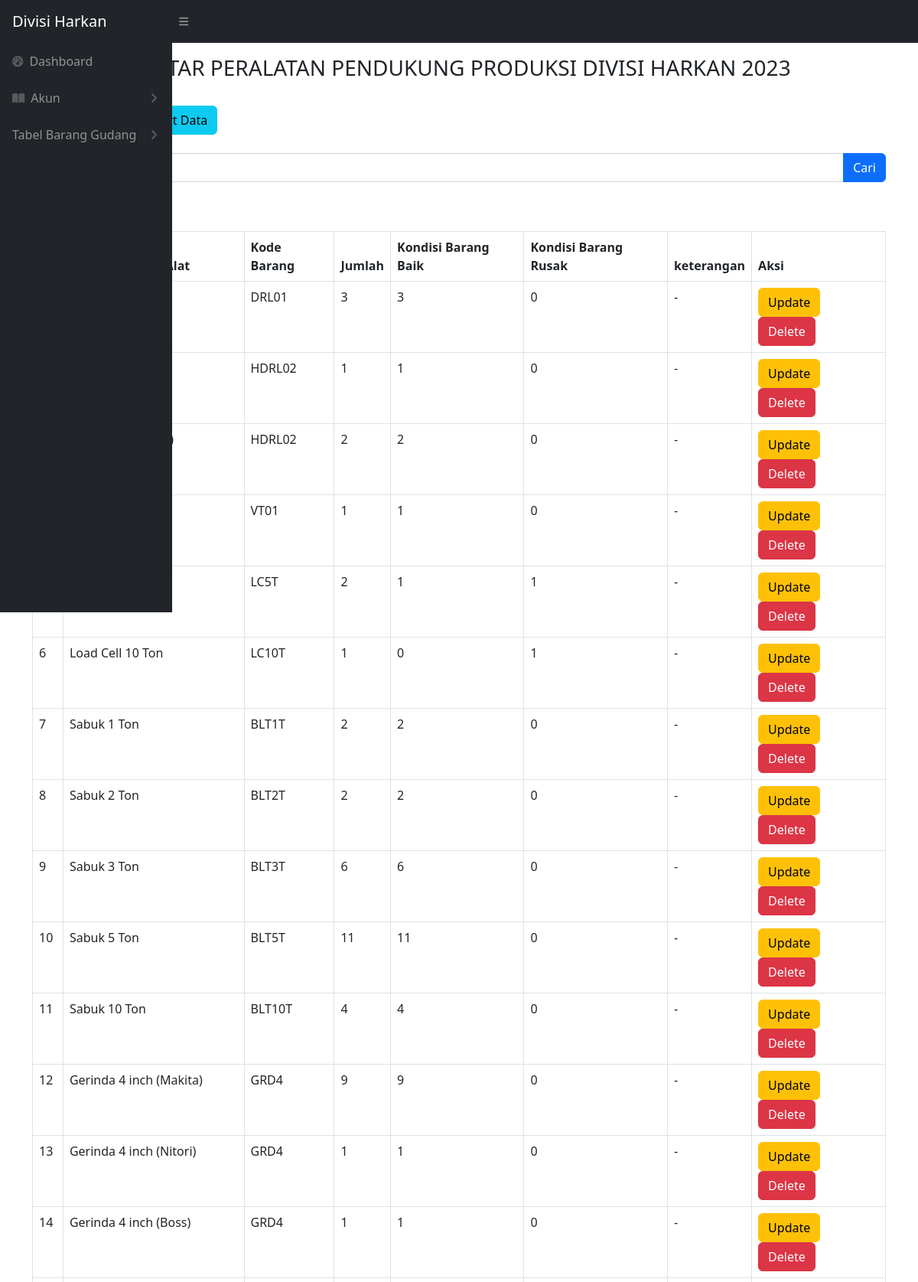
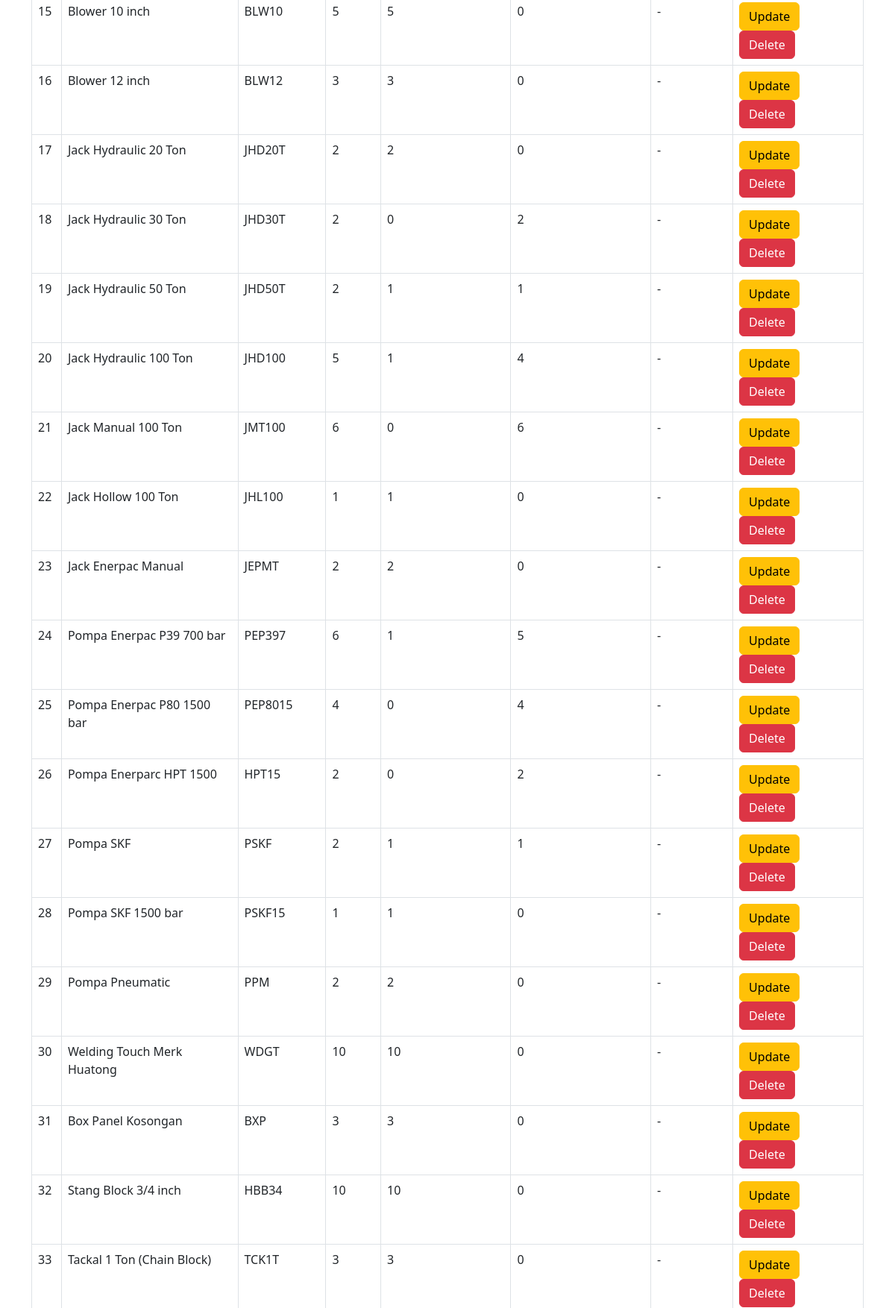
The page /alat_produksi.php (upper part) on the database its author committed (2 pictures, top to bottom).
### tables this page shows
CREATE TABLE `alat_produksi` (
  `idbarang` int(11) NOT NULL,
  `namabarang` varchar(512) NOT NULL,
  `kodebarang` varchar(100) NOT NULL,
  `jumlah` int(11) NOT NULL,
  `baik` int(11) NOT NULL,
  `rusak` int(11) NOT NULL,
  `keterangan` varchar(512) NOT NULL,
  `kategori_id` int(11) NOT NULL
);

### alat_produksi.php (the view, shortened to what this page needs)
<?php
require 'controller/koneksi.php';
$query = "SELECT * FROM alat_produksi";
?>
<!DOCTYPE html>
<html lang="en">
<head>
    <link href="css/styles.css" rel="stylesheet" />
</head>
<body class="sb-nav-fixed">
    <nav class="sb-topnav navbar navbar-expand navbar-dark bg-dark">
        <a class="navbar-brand ps-3" href="index.php">Divisi Harkan</a>
        <button class="btn btn-link btn-sm order-1 order-lg-0 me-4 me-lg-0" id="sidebarToggle" href="#!"><i class="fas fa-bars"></i></button>
    </nav>
    <div id="layoutSidenav">
        <div id="layoutSidenav_nav">
            <nav class="sb-sidenav accordion sb-sidenav-dark" id="sidenavAccordion">
                <div class="sb-sidenav-menu">
                    <div class="nav">
                        <a class="nav-link" href="index.php">
                            <div class="sb-nav-link-icon"><i class="fas fa-tachometer-alt"></i></div>
                            Dashboard
                        </a>
                        <a class="nav-link collapsed" href="#" data-bs-toggle="collapse" data-bs-target="#collapsePages" aria-expanded="false" aria-controls="collapsePages">
                            <div class="sb-nav-link-icon"><i class="fas fa-book-open"></i></div>
                            Akun
                            <div class="sb-sidenav-collapse-arrow"><i class="fas fa-angle-down"></i></div>
                        </a>
                        <a class="nav-link collapsed" href="#" data-bs-toggle="collapse" data-bs-target="#pagesCollapseTabel" aria-expanded="false" aria-controls="pagesCollapseTabel">
                            Tabel Barang Gudang
                            <div class="sb-sidenav-collapse-arrow"><i class="fas fa-angle-down"></i></div>
                        </a>
                    </div>
                </div>
            </nav>
        </div>
    </div>
    <br>
    <br>
    <main>
        <div class="container-fluid px-4">
            <h3 class="mt-4 text-center">DAFTAR PERALATAN PENDUKUNG PRODUKSI DIVISI HARKAN 2023</h3>
        </div>
        <br>
        <div class="container -fluid">
            <div class="card-mb-4">
                <button type="button" class="btn btn-primary" data-bs-toggle="modal" data-bs-target="#myModal">
                </button>
                <a href="export.php" class="btn btn-info">Export Data</a>
                <br>
                <br>
                <form action="alat_produksi.php" method="GET">
                    <div class="input-group mb-3">
                        <input type="text" value="" class="form-control" placeholder="Cari" name="cari">
                        <br>
                        <button typ="submit" class="btn btn-primary" >Cari</button>
                    </div>
                </form>
                <br>
                <br>
                <div class="card-body">
                    <div class="table table-responsive">
                        <table class="table table-bordered" id="dataTable" width="100" cellspacing="0">
                            <thead>
                                <tr>
                                    <th>No</th>
                                    <th>Nama Barang / Alat</th>
                                    <th>Kode Barang</th>
                                    <th>Jumlah</th>
                                    <th>Kondisi Barang Baik</th>
                                    <th>Kondisi Barang Rusak</th>
                                    <th>keterangan</th>
                                    <th>Aksi</th>
                                </tr>
                            </thead>
                            <tbody>
                                <?php
                                $i = 1;
                                $ambilsemuadatabarang = mysqli_query($conn, $query);
                                while ($data = mysqli_fetch_array($ambilsemuadatabarang)) {
                                    $namabarang = $data['namabarang'];
                                    $kodebarang = $data['kodebarang'];
                                    $jumlah = $data['jumlah'];
                                    $barangbaik = $data['baik'];
                                    $barangrusak = $data['rusak'];
                                    $keterangan = $data['keterangan'];
                                    $idb = $data['idbarang'];
                                ?>
                                    <tr>
                                        <td><?= $i++ ?></td>
                                        <td><?= $namabarang ?></td>
                                        <td><?= $kodebarang ?></td>
                                        <td><?= $jumlah ?></td>
                                        <td><?= $barangbaik ?></td>
                                        <td><?= $barangrusak ?></td>
                                        <td><?= $keterangan ?></td>
                                        <td>
                                            <button type="button" class="btn btn-warning" data-bs-toggle="modal" data-bs-target="#edit<?= $idb; ?>">
                                                Update
                                            </button>
                                            <button type="button" class="btn btn-danger" data-bs-toggle="modal" data-bs-target="#delete<?= $idb; ?>">
                                                Delete
                                            </button>
                                        </td>
                                    </tr>
                                <?php
                                };
                                ?>
                            </tbody>
                        </table>
    </main>
</html>

### rows shown on the page
alat_produksi: kodebarang "DRL01", jumlah "3", baik "3", rusak "0", keterangan "-"
alat_produksi: kodebarang "HDRL02", jumlah "1", baik "1", rusak "0", keterangan "-"
alat_produksi: kodebarang "HDRL02", jumlah "2", baik "2", rusak "0", keterangan "-"
alat_produksi: kodebarang "VT01", jumlah "1", baik "1", rusak "0", keterangan "-"
alat_produksi: kodebarang "LC5T", jumlah "2", baik "1", rusak "1", keterangan "-"
alat_produksi: namabarang "Load Cell 10 Ton", kodebarang "LC10T", jumlah "1", baik "0", rusak "1", keterangan "-"
alat_produksi: namabarang "Sabuk 1 Ton", kodebarang "BLT1T", jumlah "2", baik "2", rusak "0", keterangan "-"
alat_produksi: namabarang "Sabuk 2 Ton", kodebarang "BLT2T", jumlah "2", baik "2", rusak "0", keterangan "-"
alat_produksi: namabarang "Sabuk 3 Ton", kodebarang "BLT3T", jumlah "6", baik "6", rusak "0", keterangan "-"
alat_produksi: namabarang "Sabuk 5 Ton", kodebarang "BLT5T", jumlah "11", baik "11", rusak "0", keterangan "-"
alat_produksi: namabarang "Sabuk 10 Ton", kodebarang "BLT10T", jumlah "4", baik "4", rusak "0", keterangan "-"
alat_produksi: namabarang "Gerinda 4 inch (Makita)", kodebarang "GRD4", jumlah "9", baik "9", rusak "0", keterangan "-"
alat_produksi: namabarang "Gerinda 4 inch (Nitori)", kodebarang "GRD4", jumlah "1", baik "1", rusak "0", keterangan "-"
alat_produksi: namabarang "Gerinda 4 inch (Boss)", kodebarang "GRD4", jumlah "1", baik "1", rusak "0", keterangan "-"
alat_produksi: namabarang "Blower 10 inch", kodebarang "BLW10", jumlah "5", baik "5", rusak "0", keterangan "-"
alat_produksi: namabarang "Blower 12 inch", kodebarang "BLW12", jumlah "3", baik "3", rusak "0", keterangan "-"
alat_produksi: namabarang "Jack Hydraulic 20 Ton", kodebarang "JHD20T", jumlah "2", baik "2", rusak "0", keterangan "-"
alat_produksi: namabarang "Jack Hydraulic 30 Ton", kodebarang "JHD30T", jumlah "2", baik "0", rusak "2", keterangan "-"
alat_produksi: namabarang "Jack Hydraulic 50 Ton", kodebarang "JHD50T", jumlah "2", baik "1", rusak "1", keterangan "-"
alat_produksi: namabarang "Jack Hydraulic 100 Ton", kodebarang "JHD100", jumlah "5", baik "1", rusak "4", keterangan "-"
alat_produksi: namabarang "Jack Manual 100 Ton", kodebarang "JMT100", jumlah "6", baik "0", rusak "6", keterangan "-"
alat_produksi: namabarang "Jack Hollow 100 Ton", kodebarang "JHL100", jumlah "1", baik "1", rusak "0", keterangan "-"
alat_produksi: namabarang "Jack Enerpac Manual", kodebarang "JEPMT", jumlah "2", baik "2", rusak "0", keterangan "-"
alat_produksi: namabarang "Pompa Enerpac P39 700 bar", kodebarang "PEP397", jumlah "6", baik "1", rusak "5", keterangan "-"
alat_produksi: namabarang "Pompa Enerpac P80 1500 bar", kodebarang "PEP8015", jumlah "4", baik "0", rusak "4", keterangan "-"
alat_produksi: namabarang "Pompa Enerparc HPT 1500", kodebarang "HPT15", jumlah "2", baik "0", rusak "2", keterangan "-"
alat_produksi: namabarang "Pompa SKF", kodebarang "PSKF", jumlah "2", baik "1", rusak "1", keterangan "-"
alat_produksi: namabarang "Pompa SKF 1500 bar", kodebarang "PSKF15", jumlah "1", baik "1", rusak "0", keterangan "-"
alat_produksi: namabarang "Pompa Pneumatic", kodebarang "PPM", jumlah "2", baik "2", rusak "0", keterangan "-"
alat_produksi: namabarang "Welding Touch Merk Huatong", kodebarang "WDGT", jumlah "10", baik "10", rusak "0", keterangan "-"
alat_produksi: namabarang "Box Panel Kosongan", kodebarang "BXP", jumlah "3", baik "3", rusak "0", keterangan "-"
alat_produksi: namabarang "Stang Block 3/4 inch", kodebarang "HBB34", jumlah "10", baik "10", rusak "0", keterangan "-"
alat_produksi: namabarang "Tackal 1 Ton (Chain Block)", kodebarang "TCK1T", jumlah "3", baik "3", rusak "0", keterangan "-"
